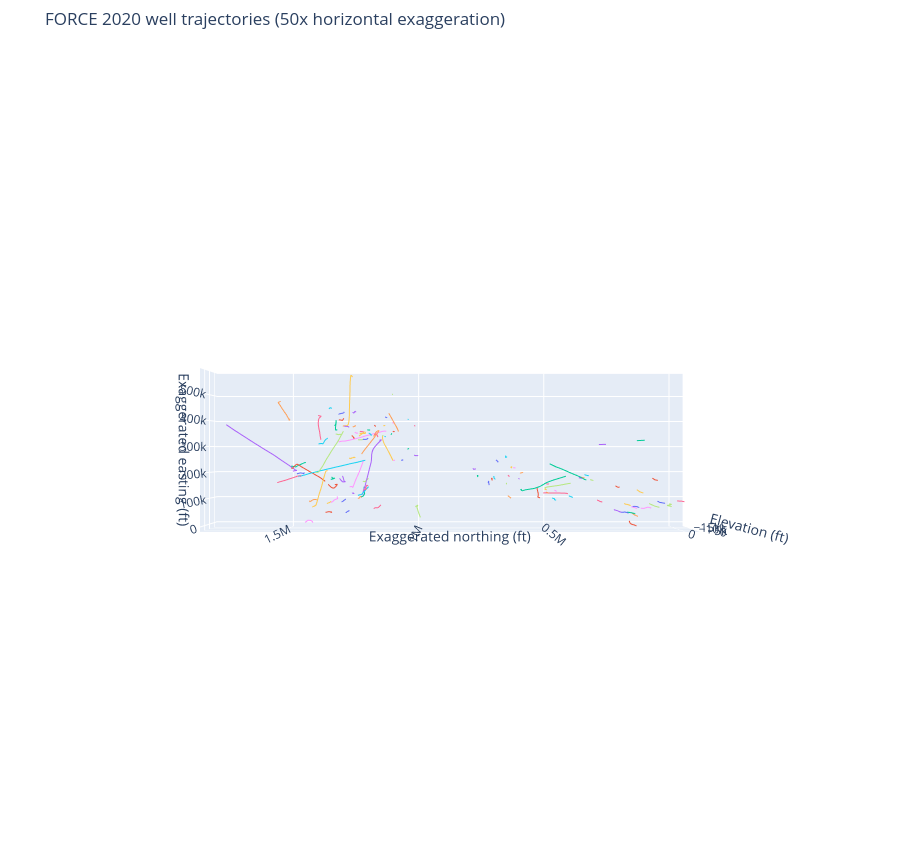

Notebook source saved alongside this figure:
### Code cell
import plotly.graph_objects as go

### horizontal exaggeration to show well trajectory deviations despite working at large x y scales
horizontal_exaggeration = 50
max_points_per_well = 80

trajectory_records = []

for path in LAS_FILES:
    las = lasio.read(path)
    df = las.df()

    required = ["DEPTH_MD", "X_LOC", "Y_LOC", "Z_LOC"]

    if not all(column in df.columns for column in required):
        continue

    trajectory = (
        df[required]
        .dropna()
        .sort_values("DEPTH_MD")
        .copy()
    )

    if trajectory.empty:
        continue

    try:
        well_name = str(las.well["WELL"].value)
    except (KeyError, AttributeError):
        well_name = path.stem

    ### reduce plotting load while retaining trajectory shape
    if len(trajectory) > max_points_per_well:
        sample_index = np.linspace(
            0,
            len(trajectory) - 1,
            max_points_per_well,
            dtype=int,
        )
        trajectory = trajectory.iloc[np.unique(sample_index)].copy()

    ### use the first logged trajectory point as the exaggeration anchor, effectively pseudo wellhead
    x_anchor = trajectory["X_LOC"].iloc[0]
    y_anchor = trajectory["Y_LOC"].iloc[0]

    ### preserve regional position while exaggerating the deviation
    trajectory["X_EXAG"] = (
        x_anchor
        + horizontal_exaggeration
        * (trajectory["X_LOC"] - x_anchor)
    )

    trajectory["Y_EXAG"] = (
        y_anchor
        + horizontal_exaggeration
        * (trajectory["Y_LOC"] - y_anchor)
    )

    ### make customary unit display fields
    trajectory["MD_FT"] = trajectory["DEPTH_MD"] * FT_PER_M
    trajectory["Z_FT"] = trajectory["Z_LOC"] * FT_PER_M

    trajectory["E_DEV_FT"] = (
        trajectory["X_LOC"] - x_anchor
    ) * FT_PER_M

    trajectory["N_DEV_FT"] = (
        trajectory["Y_LOC"] - y_anchor
    ) * FT_PER_M

    trajectory["H_DEV_FT"] = np.hypot(
        trajectory["E_DEV_FT"],
        trajectory["N_DEV_FT"],
    )

    trajectory["well"] = well_name

    trajectory_records.append(trajectory)

trajectories = pd.concat(
    trajectory_records,
    ignore_index=True,
)

print("Wells:", trajectories["well"].nunique())
print("Plotting points:", len(trajectories))

regional_x0 = trajectories["X_EXAG"].min()
regional_y0 = trajectories["Y_EXAG"].min()

trajectories["X_EXAG_FT"] = (
    trajectories["X_EXAG"] - regional_x0
) * FT_PER_M

trajectories["Y_EXAG_FT"] = (
    trajectories["Y_EXAG"] - regional_y0
) * FT_PER_M







### plotting
fig = go.Figure()

x_span = trajectories["X_EXAG_FT"].max() - trajectories["X_EXAG_FT"].min()
y_span = trajectories["Y_EXAG_FT"].max() - trajectories["Y_EXAG_FT"].min()

xy_max_span = max(x_span, y_span)

x_aspect = x_span / xy_max_span
y_aspect = y_span / xy_max_span

for well, trajectory in trajectories.groupby("well"):
    customdata = np.column_stack(
        [
            trajectory["DEPTH_MD"],
            trajectory["MD_FT"],
            trajectory["X_LOC"],
            trajectory["Y_LOC"],
            trajectory["Z_LOC"],
            trajectory["H_DEV_FT"],
        ]
    )

    fig.add_trace(
        go.Scatter3d(
            x=trajectory["X_EXAG_FT"],
            y=trajectory["Y_EXAG_FT"],
            z=trajectory["Z_FT"],
            mode="lines",
            name=well,
            customdata=customdata,
            hovertemplate=(
                f"<b>{well}</b><br>"
                "MD: %{customdata[1]:,.0f} ft<br>"
                "Elevation: %{z:,.0f} ft<br>"
                "Horizontal deviation: %{customdata[5]:,.0f} ft<br>"
                "Easting: %{customdata[2]:,.1f}<br>"
                "Northing: %{customdata[3]:,.1f}"
                "<extra></extra>"
            ),
            showlegend=False,
        )
    )

fig.update_layout(
    title=(
        "FORCE 2020 well trajectories "
        f"({horizontal_exaggeration}x horizontal exaggeration)"
    ),
    scene=dict(
        xaxis_title="Exaggerated easting (ft)",
        yaxis_title="Exaggerated northing (ft)",
        zaxis_title="Elevation (ft)",
        ### hide overlapping elevation axis
        # zaxis=dict(
        #     showticklabels=False,  ### hides overlapping z-axis tick numbers
        # ),

        aspectmode="manual",
        aspectratio=dict(
            x=x_aspect,
            y=y_aspect,
            z=0.15, ### critical control of how much vertical room the elevation axis takes up in 3d plot
        ),
        ### orbit or turntable work as dragmode parameter
        dragmode="turntable",

        camera = dict(
        # projection=dict(type="orthographic"),
        eye=dict(x=0, y=0, z=2),  ### positioned directly above origin on z-axis
        up=dict(x=1, y=0, z=0),     ### top of screen points along positive x-axis
        center=dict(x=0, y=0, z=0)  ### looking directly at origin
    )
    ),
    height=850,
    margin=dict(
        l=0,
        r=0,
        b=0,
        t=50,
    ),
)

fig.show(
    config={
        "scrollZoom": True,
    }
)
